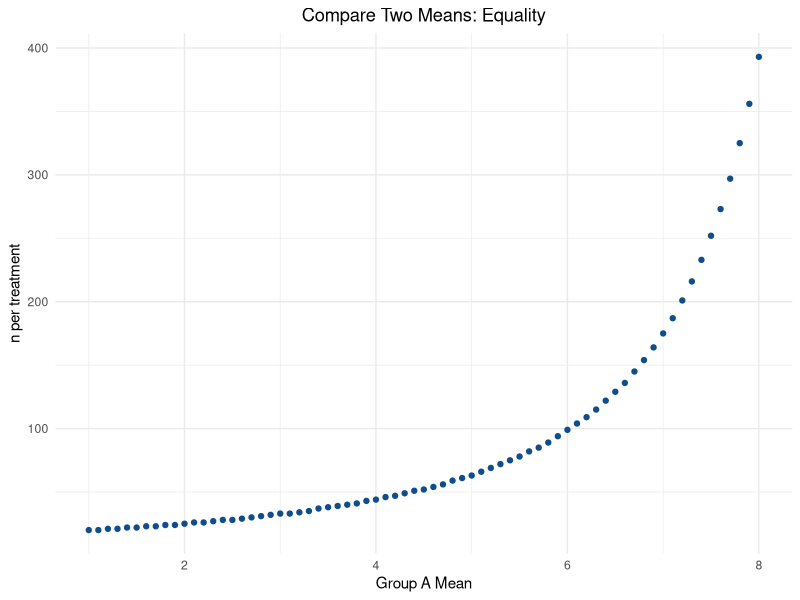
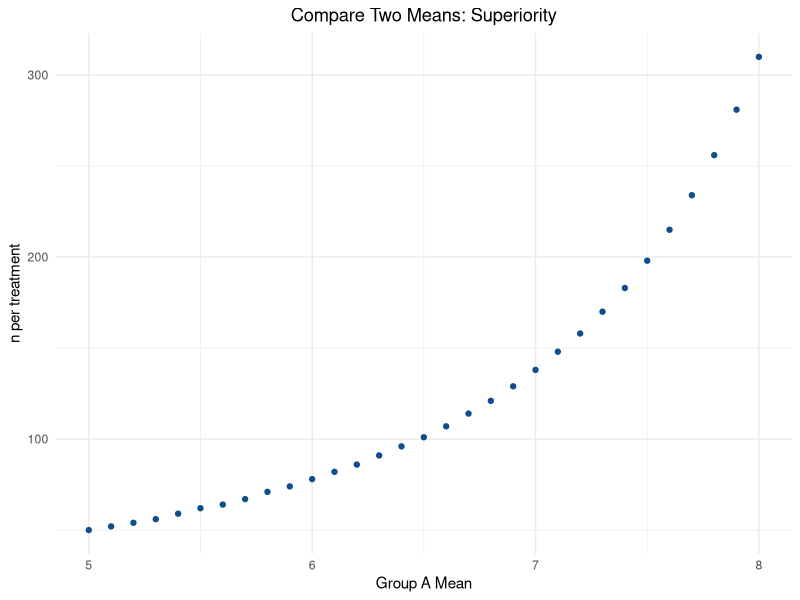
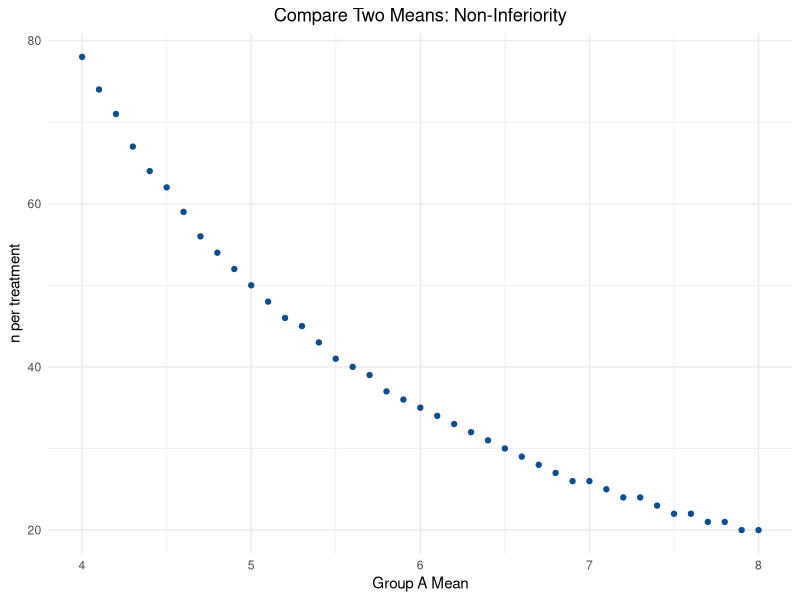
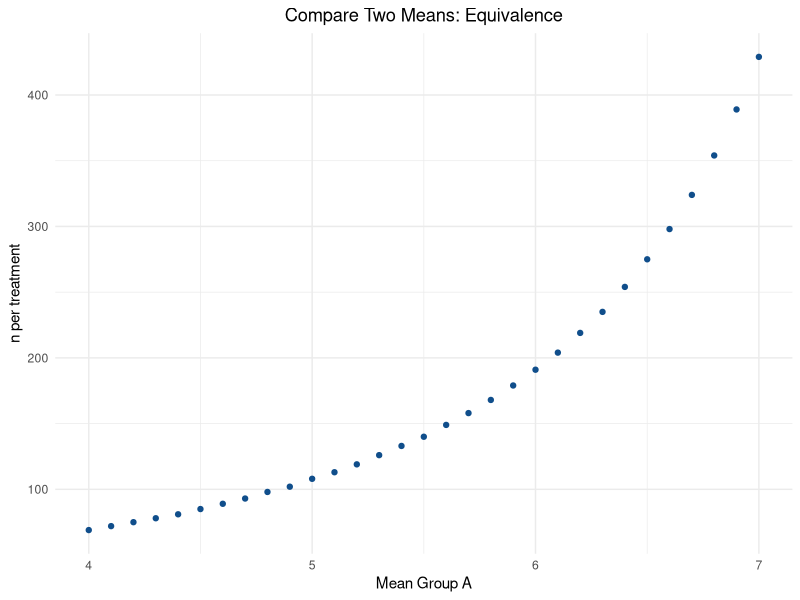
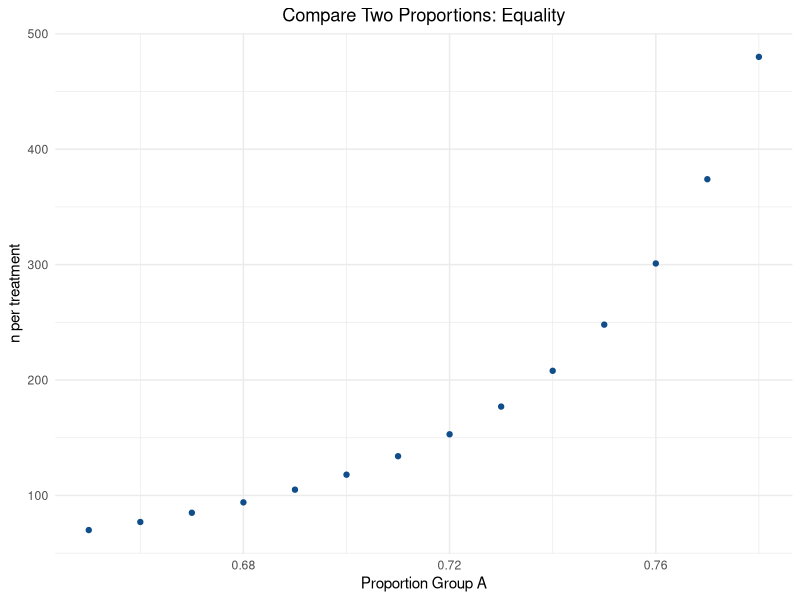
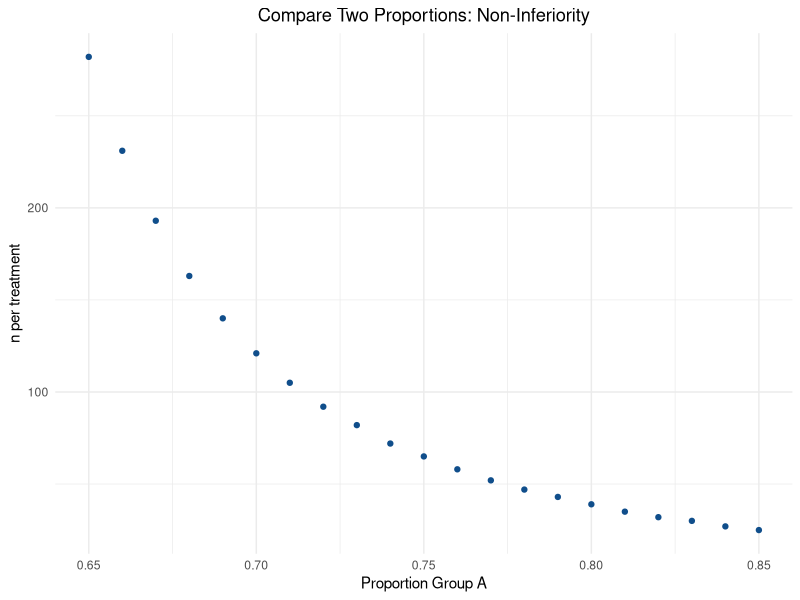
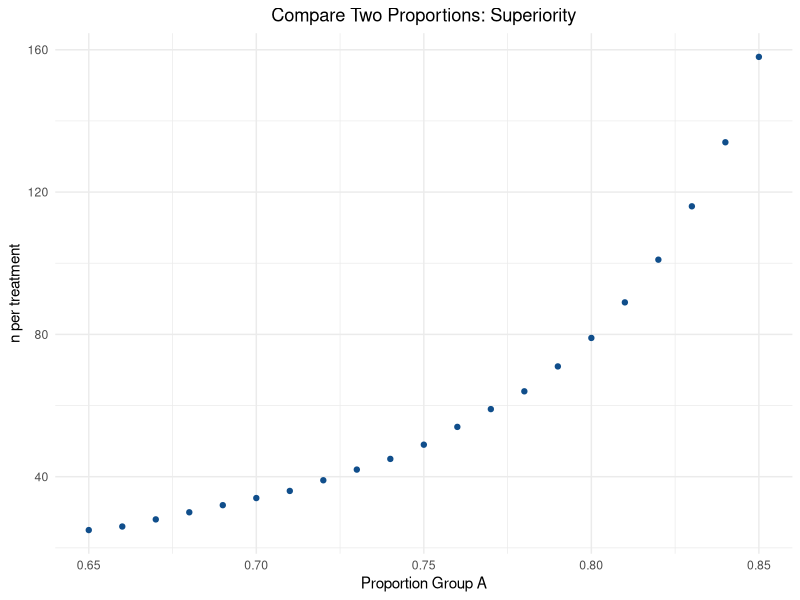
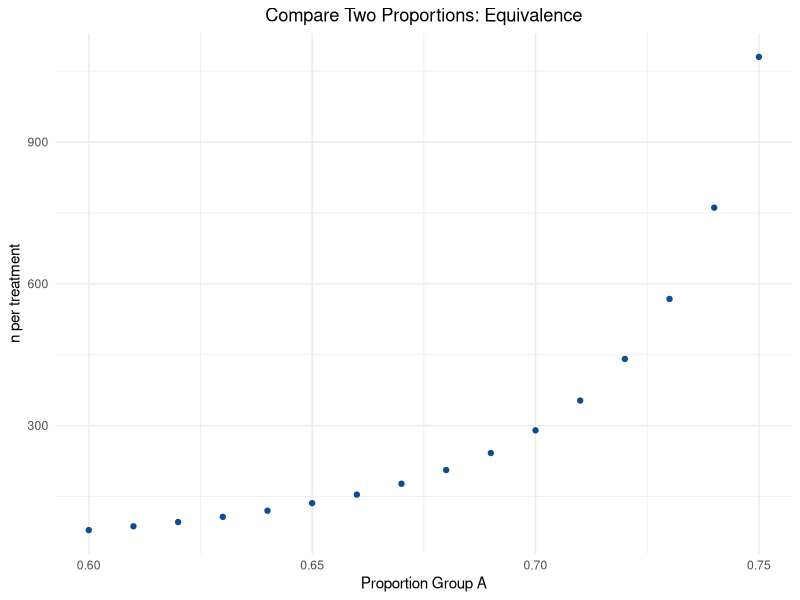

Write the R code that produced these figures, in order.
## ---- chunk 1
knitr::opts_chunk$set(echo = TRUE)
## ---- chunk 2
rm(list = ls()) 
library("ggplot2") # ggplot
library("ggthemes") # theme_minimal() 
## ---- chunk 3
muA = 5 # group A mean (new treatment)
muB = 10 # group B mean
sd = 10 # standard deviation
kappa = 1 # sampling ratio
alpha = 0.05 # type 1 error 
beta = 0.20 # type 2 error 
## ---- chunk 4
range_meanA = seq(1, 8, 0.1) # (start, stop, step)
## ---- chunk 5
df <- data.frame("meanA"=range_meanA, "n"=0)
## ---- chunk 6
# Sets counter variable to iterate through each row 
count = 1
# Calculates sample size for each mean of group A and adds value to data frame
for (i in range_meanA){
  muA = i 
  nB = ceiling((1+1/kappa)*(sd*(qnorm(1-alpha/2)+qnorm(1-beta))/(muA-muB))^2)
  df[count, 2] = nB
  count = count + 1
}
## ---- chunk 7
head(df, 3) # shows first 3 rows
tail(df, 3) # shows last 3 rows 
## ---- chunk 8
ggplot(df, aes(x = meanA, y = n)) + # data and x, y values
  geom_point(color="dodgerblue4") + # adds plot point color 
  theme_minimal() + ggtitle("Compare Two Means: Equality") + # theme and title
  theme(plot.title = element_text(hjust = 0.5)) + # center title 
  xlab("Group A Mean") + ylab("n per treatment") # x and y axis labels 
## ---- chunk 9
muA = 5 # group A mean (new treatment)
muB = 5 # group B mean
sd = 10 # standard deviation
delta = 5 # non-inferiority (-) or superiority (+) margin
kappa = 1 # sampling ratio
alpha = 0.05 # type 1 error 
beta = 0.20 # type 2 error 
## ---- chunk 10
range_meanA = seq(5, 8, 0.1) # (start, stop, step)
## ---- chunk 11
df <- data.frame("meanA"=range_meanA, "n"=0)
## ---- chunk 12
# Sets counter variable to iterate through each row 
count = 1
# Calculates sample size for each mean of group A and adds value to data frame
for (i in range_meanA){
  muA = i 
  nB = ceiling((1+1/kappa)*(sd*(qnorm(1-alpha)+qnorm(1-beta))/(muA-muB-delta))^2)
  df[count, 2] = nB
  count = count + 1
}
## ---- chunk 13
head(df, 3) # shows first 3 rows
tail(df, 3) # shows last 3 rows 
## ---- chunk 14
ggplot(df, aes(x = meanA, y = n)) + # data and x,y values 
  geom_point(color="dodgerblue4") + # plot point color an 
  theme_minimal() + ggtitle("Compare Two Means: Superiority") + # theme & title
  theme(plot.title = element_text(hjust = 0.5)) + # center title
  xlab("Group A Mean") + ylab("n per treatment") # axis labels 
## ---- chunk 15
muA = 5 # group A mean (new treatment)
muB = 5 # group B mean
sd = 10 # standard deviation
delta = -5 # non-inferiority (-) or superiority (+) margin
kappa = 1 # sampling ratio
alpha = 0.05 # type 1 error 
beta = 0.20 # type 2 error 
## ---- chunk 16
range_meanA = seq(4, 8, 0.1) # (start, stop, step)
## ---- chunk 17
df <- data.frame("meanA"=range_meanA, "n"=0)
## ---- chunk 18
# Sets counter variable to iterate through each row 
count = 1
# Calculates sample size for each mean of group A and adds value to data frame
for (i in range_meanA){
  muA = i 
  nB = ceiling((1+1/kappa)*(sd*(qnorm(1-alpha)+qnorm(1-beta))/(muA-muB-delta))^2)
  df[count, 2] = nB
  count = count + 1
}
## ---- chunk 19
head(df) #shows first 5 values
tail(df) # shows last 5 values 
## ---- chunk 20
ggplot(df, aes(x = meanA, y = n)) + # data and x,y values 
  geom_point(color="dodgerblue4") + theme_minimal() + # plot point color + theme
  ggtitle("Compare Two Means: Non-Inferiority") + # title
  theme(plot.title = element_text(hjust = 0.5)) + # centers title 
  xlab("Group A Mean") + ylab("n per treatment") # axis labels 
## ---- chunk 21
muA = 5 # group A mean (new treatment)
muB = 4 # group B mean
sd = 10 # standard deviation
delta = 5 # equivalence margin
kappa = 1 # sampling ratio
alpha = 0.05 # type 1 error 
beta = 0.20 # type 2 error 
## ---- chunk 22
range_meanA = seq(4, 7, 0.1) # (start, stop, step)
## ---- chunk 23
df <- data.frame("meanA"=range_meanA, "n"=0)
## ---- chunk 24
# Sets counter variable to iterate through each row 
count = 1
# Calculates sample size for each mean of group A and adds value to data frame
for (i in range_meanA){
  muA = i 
  nB = ceiling((1+1/kappa)*(sd*(qnorm(1-alpha)+qnorm(1-beta/2))/(abs(muA-muB)-delta))^2)
  df[count, 2] = nB
  count = count + 1
}
## ---- chunk 25
head(df, 3) # shows first 3 rows
tail(df, 3) # shows last 3 rows 
## ---- chunk 26
ggplot(df, aes(x = meanA, y = n)) + # data and x,y values 
  geom_point(color="dodgerblue4") + # plot point color
  theme_minimal() + # plot theme 
  ggtitle("Compare Two Means: Equivalence") + # plot title 
  theme(plot.title = element_text(hjust = 0.5)) + # centers title 
  xlab("Mean Group A") + ylab("n per treatment") # axis labels 
## ---- chunk 27
pA = 0.65 # group A proportion (new treatment)
pB = 0.85 # group B proportion
kappa = 1 # sampling ratio
alpha = 0.05 # type 1 error 
beta = 0.20 # type 2 error 
## ---- chunk 28
range_propA = seq(0.65, 0.78, 0.01) # (start, stop, step)
## ---- chunk 29
df <- data.frame("propA"=range_propA, "n"=0)
## ---- chunk 30
# Sets counter variable to iterate through each row 
count = 1
# Calculates sample size for each proportion of group A and adds value to data frame
for (i in range_propA){
  pA = i 
  nB = ceiling((pA*(1-pA)/kappa+pB*(1-pB))*((qnorm(1-alpha/2)+qnorm(1-beta))/(pA-pB))^2)
  df[count, 2] = nB
  count = count + 1
}
## ---- chunk 31
head(df, 3) # shows first 3 rows
tail(df, 3) # shows last 3 rows 
## ---- chunk 32
ggplot(df, aes(x = propA, y = n)) + # data and x,y values
  geom_point(color="dodgerblue4") + # plot point color 
  theme_minimal() + # plot theme 
  ggtitle("Compare Two Proportions: Equality") + # plot title 
  theme(plot.title = element_text(hjust = 0.5)) + # centers title
  xlab("Proportion Group A") + ylab("n per treatment") # axis labels 
## ---- chunk 33
pA = 0.85 # group A proportion (new treatment)
pB = 0.65 # group B proportion
delta = -0.10 # non-inferiority (-) or superiority (+) margin
kappa = 1 # sampling ratio
alpha = 0.05 # type 1 error 
beta = 0.20 # type 2 error 
## ---- chunk 34
range_propA = seq(0.65, 0.85, 0.01) # (start, stop, step)
## ---- chunk 35
df <- data.frame("propA"=range_propA, "n"=0)
## ---- chunk 36
# Sets counter variable to iterate through each row 
count = 1
# Calculates sample size for each proportion of group A and adds value to data frame
for (i in range_propA){
  pA = i 
  nB = ceiling((pA*(1-pA)/kappa+pB*(1-pB))*((qnorm(1-alpha)+qnorm(1-beta))/(pA-pB-delta))^2)
  df[count, 2] = nB
  count = count + 1
}
## ---- chunk 37
head(df, 3) # shows first 3 rows
tail(df, 3) # shows last 3 rows 
## ---- chunk 38
ggplot(df, aes(x = propA, y = n)) + # data and x,y values
  geom_point(color="dodgerblue4") + # plot point color 
  theme_minimal() + # plot theme 
  ggtitle("Compare Two Proportions: Non-Inferiority") + # plot title 
  theme(plot.title = element_text(hjust = 0.5)) + # centers title
  xlab("Proportion Group A") + ylab("n per treatment") # axis labels 
## ---- chunk 39
pA = 0.65 # group A proportion (new treatment)
pB = 0.85 # group B proportion
delta = 0.10 # non-inferiority (-) or superiority (+) margin
kappa = 1 # sampling ratio
alpha = 0.05 # type 1 error 
beta = 0.20 # type 2 error 
## ---- chunk 40
range_propA = seq(0.65, 0.85, 0.01) # (start, stop, step)
## ---- chunk 41
df <- data.frame("propA"=range_propA, "n"=0)
## ---- chunk 42
# Sets counter variable to iterate through each row 
count = 1
# Calculates sample size for each proportion of group A and adds value to data frame
for (i in range_propA){
  pA = i 
  nB = ceiling((pA*(1-pA)/kappa+pB*(1-pB))*((qnorm(1-alpha)+qnorm(1-beta))/(pA-pB-delta))^2)
  df[count, 2] = nB
  count = count + 1
}
## ---- chunk 43
head(df) # shows first 5 rows
tail(df) # shows last 5 rows 
## ---- chunk 44
ggplot(df, aes(x = propA, y = n)) + # data and x,y values
  geom_point(color="dodgerblue4") + theme_minimal() + # plot point color + theme
  ggtitle("Compare Two Proportions: Superiority") + # plot title
  theme(plot.title = element_text(hjust = 0.5)) + # centers title
  xlab("Proportion Group A") + ylab("n per treatment") # axis labels
## ---- chunk 45
pA = 0.65 # group A proportion (new treatment)
pB = 0.85 # group B proportion
delta = 0.05 # equivalence margin
kappa = 1 # sampling ratio
alpha = 0.05 # type 1 error 
beta = 0.20 # type 2 error
## ---- chunk 46
range_propA = seq(0.60, 0.75, 0.01) # (start, stop, step)
## ---- chunk 47
df <- data.frame("propA"=range_propA, "n"=0)
## ---- chunk 48
# Sets counter variable to iterate through each row 
count = 1
# Calculates sample size for each proportion of group A and adds value to data frame
for (i in range_propA){
  pA = i 
  nB = ceiling((pA*(1-pA)/kappa+pB*(1-pB))*((qnorm(1-alpha)+qnorm(1-beta/2))/(abs(pA-pB)-delta))^2)
  df[count, 2] = nB
  count = count + 1
}
## ---- chunk 49
head(df, 3) # shows first 3 rows
tail(df, 3) # shows last 3 rows 
## ---- chunk 50
ggplot(df, aes(x = propA, y = n)) + # data and x,y values
  geom_point(color="dodgerblue4") + theme_minimal() + # plot point color + theme
  ggtitle("Compare Two Proportions: Equivalence") + # plot title 
  theme(plot.title = element_text(hjust = 0.5)) + # centers title
  xlab("Proportion Group A") + ylab("n per treatment") # axis labels 
